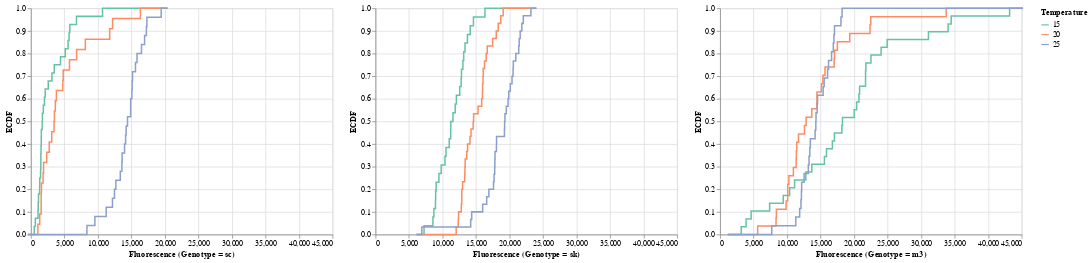

This figure's notebook cell:
### Code cell
for g in df_tidy['Genotype'].unique().astype('str'):
    p_temp = altcat.catplot(data=df_tidy.loc[df_tidy['Genotype'] == g,:],
                        mark='line',
                        encoding=dict(x=alt.X('Fluorescence:Q',scale=axis_scale,title='Fluorescence (Genotype = ' + g + ')'),
                                     color=alt.Color('Temperature:N', title='Temperature', scale=alt.Scale(scheme='set2'))),
                        transform='ecdf')
    p.append(p_temp)

p[3] | p[4] | p[5]

### Figure 1 — Vega-Lite specification as saved in the notebook (floating-point values rounded to 4 significant figures; data arrays with more than 128 entries replaced by an {"elided": "..."} marker saying what was removed)
{"$schema": "https://vega.github.io/schema/vega-lite/v2.6.0.json", "config": {"view": {"height": 300, "width": 400}}, "datasets": {"data-0334b00b521907eb9071e86573e9661d": {"elided": "178 records"}, "data-ade24174e1801e68ede35b99f01d0810": {"elided": "156 records"}, "data-d8ef77111493b998dc90a8b7f8deb399": {"elided": "170 records"}}, "hconcat": [{"data": {"name": "data-ade24174e1801e68ede35b99f01d0810"}, "encoding": {"color": {"field": "Temperature", "scale": {"scheme": "set2"}, "title": "Temperature", "type": "nominal"}, "order": {"field": "Fluorescence", "sort": "ascending", "type": "quantitative"}, "x": {"field": "Fluorescence", "scale": {"domain": [0, 45000]}, "title": "Fluorescence (Genotype = sc)", "type": "quantitative"}, "y": {"field": "__ECDF", "title": "ECDF", "type": "quantitative"}}, "mark": {"type": "line"}}, {"data": {"name": "data-0334b00b521907eb9071e86573e9661d"}, "encoding": {"color": {"field": "Temperature", "scale": {"scheme": "set2"}, "title": "Temperature", "type": "nominal"}, "order": {"field": "Fluorescence", "sort": "ascending", "type": "quantitative"}, "x": {"field": "Fluorescence", "scale": {"domain": [0, 45000]}, "title": "Fluorescence (Genotype = sk)", "type": "quantitative"}, "y": {"field": "__ECDF", "title": "ECDF", "type": "quantitative"}}, "mark": {"type": "line"}}, {"data": {"name": "data-d8ef77111493b998dc90a8b7f8deb399"}, "encoding": {"color": {"field": "Temperature", "scale": {"scheme": "set2"}, "title": "Temperature", "type": "nominal"}, "order": {"field": "Fluorescence", "sort": "ascending", "type": "quantitative"}, "x": {"field": "Fluorescence", "scale": {"domain": [0, 45000]}, "title": "Fluorescence (Genotype = m3)", "type": "quantitative"}, "y": {"field": "__ECDF", "title": "ECDF", "type": "quantitative"}}, "mark": {"type": "line"}}]}
